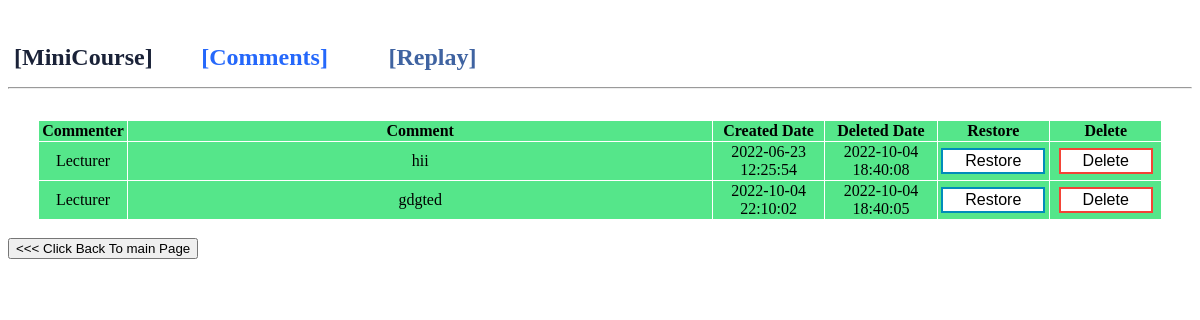
Screenshot of /Website/comment_bin.php with the database file from the repository.
### tables this page shows
CREATE TABLE `comments` (
  `id` int(11) NOT NULL,
  `memberId` int(11) NOT NULL,
  `comment` text NOT NULL,
  `createdOn` datetime NOT NULL,
  `show_comment` int(11) NOT NULL,
  `delete_id` int(11) NOT NULL,
  `deleted_date` datetime NOT NULL
);

CREATE TABLE `member` (
  `id` int(11) NOT NULL,
  `name` varchar(255) NOT NULL,
  `nicnum` varchar(12) NOT NULL,
  `reg_num` varchar(18) NOT NULL,
  `course_id` int(11) NOT NULL,
  `batch` int(4) NOT NULL,
  `Type` varchar(15) NOT NULL,
  `email` varchar(255) NOT NULL,
  `pass` varchar(255) NOT NULL,
  `code` int(10) NOT NULL,
  `block` int(11) NOT NULL
);

### Website/comment_bin.php (the view, shortened to what this page needs)
<?php
	include 'admin_login.php';
   $servername = "localhost";
   $username = "root";
   $password = "";
   $database = "project_management";
	$conn = mysqli_connect($servername, $username, $password,$database);
		$email = $_SESSION['email'];
		$sql2 = $con->query("SELECT id FROM admin WHERE email = '$email'");
		$data2 = $sql2->fetch_assoc();
		$Admin_id= $data2['id'];
	 	$sql = mysqli_query($conn, "SELECT id FROM comments WHERE show_comment	 = '1' AND delete_id = '$Admin_id'");
		$Num_row = mysqli_num_rows($sql);
		$c = 0;
?>
<!DOCTYPE html>
<html>
<head>
</head>
<body>
<pre> <h2><a href="AdminRecycleBin.php" style="text-decoration:none"><font color="#1A2238" face="Calibri"> [MiniCourse]</font></a> <a href="comment_bin.php" style="text-decoration:none">	<font color="#2568FB" face="Calibri"> [Comments]</font></a></a> <a href="replay_bin.php" style="text-decoration:none">	<font color="#3f63a1" face="Calibri"> [Replay]</font></a></h2><hr></pre>
<br>
<CENTER>
		<table width="95%">
			<tr>
				<th width="8%">Commenter</th>
				<th>Comment</th>
				<th width="10%">Created Date</th>
				<th width="10%">Deleted Date</th>
				<th width="10%">Restore</th>
				<th width="10%">Delete</th>
			</tr>
<?php
		$sql = "SELECT id FROM comments WHERE show_comment = '1' AND delete_id = '$Admin_id' ORDER BY deleted_date DESC ";
		$result = $conn->query($sql);
		while(($c<$Num_row) && ($row = $result->fetch_assoc())){
			$cNo[0] = $row['id'];
			$sqlN = $conn->query("SELECT comments.id, name, comment,createdOn,deleted_date FROM comments INNER JOIN member ON comments.memberId = member.id WHERE comments.id  = '$cNo[0]' ");
					$data = $sqlN->fetch_assoc();
?>
			<tr>
				<td><?php  echo $data['name'] ?></td>
				<td><?php  echo $data['comment'] ?></td>
				<td><?php  echo $data['createdOn'] ?></td>
				<td><?php  echo $data['deleted_date'] ?></td>
				<form action="comment_bin.php" method="POST">
					<td><button class="button button2" type="submit" name="restore" value="<?php echo $data['id'] ?>">Restore</button></td>
					<td><button class="button button3" type="submit" name="delete" value="<?php echo $data['id'] ?>">Delete</button></td>
				</form>
			</tr>
			<?php
			$c++;
		}
?>
		</table>
</CENTER>
<br>
<a href="a_main.php"><button> <<< Click Back To main Page</button></a>
</body>
</html>

### Website/comment_bin.php (style rules this page uses)
table, th, td { border: 1px solid white; border-collapse: collapse; text-align: center; }
th, td { background-color: #55e68a; text-align: center; }
.button { background-color: #4CAF50; border: none; color: white; padding: 2px 22px; text-align: center; text-decoration: none; display: inline-block; font-size: 16px; margin: 4px 2px; transition-duration: 0.4s; cursor: pointer; }
.button2 { background-color: white; color: black; border: 2px solid #008CBA; }
.button3 { background-color: white; color: black; border: 2px solid #f44336; }

### rows the page displays
comments: memberId.name "Lecturer", comment "hii", createdOn "2022-06-23 12:25:54", deleted_date "2022-10-04 18:40:08", $data['id'] 223 (drawn)
comments: memberId.name "Lecturer", comment "gdgted", createdOn "2022-10-04 22:10:02", deleted_date "2022-10-04 18:40:05", $data['id'] 243 (drawn)
